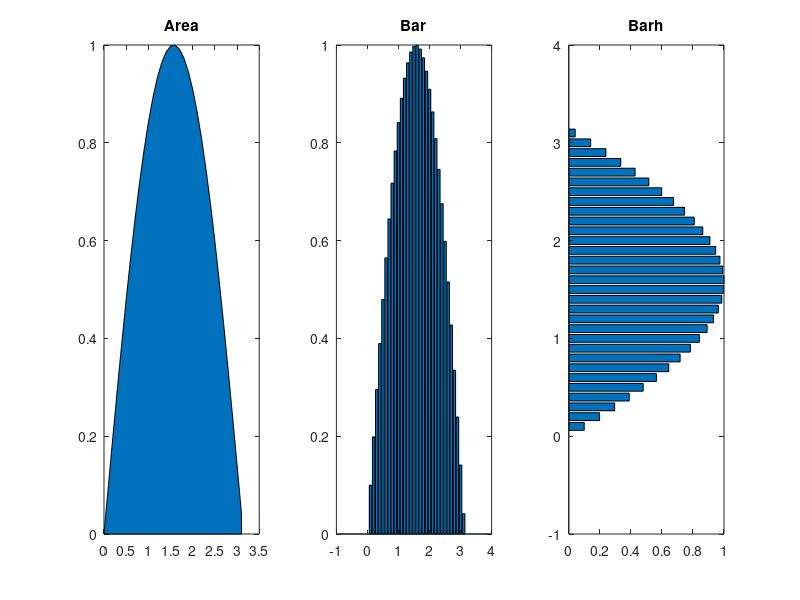

Recreate this plot in MATLAB.
% cap5_area_exemplo
x=0:0.1:3.14;
y=sin(x);
subplot(1,3,1)
area(x,y)
title('Area')
subplot(1,3,2)
bar(x,y)
title('Bar')
subplot(1,3,3)
barh(x,y)
title('Barh')
